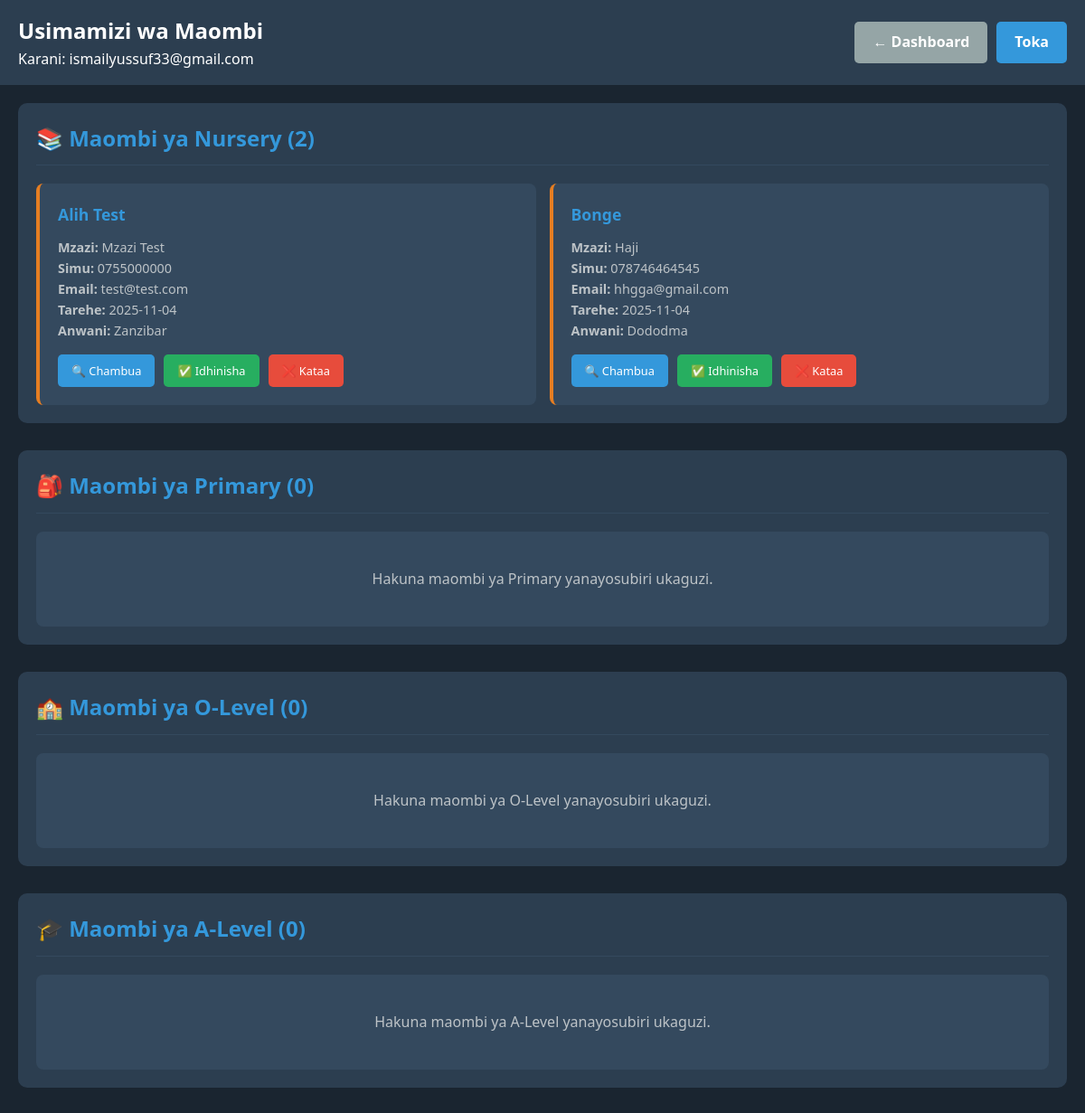
Before: /secretary/applications (signed in) with the older database file.
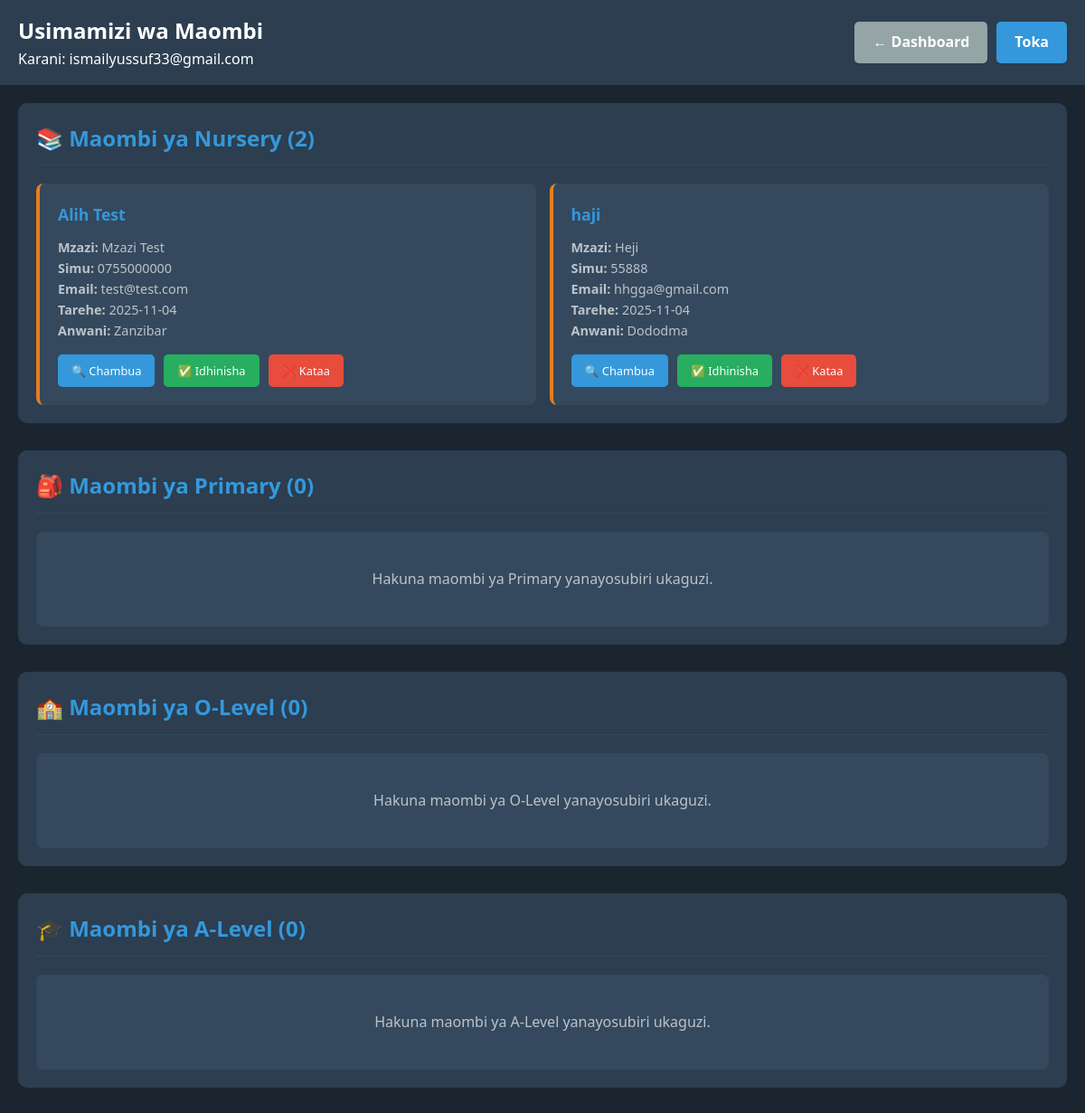
After: the same page with the newer database file.
### app.py (models this page shows)
class Application(db.Model):
    id = db.Column(db.Integer, primary_key=True)
    student_name = db.Column(db.String(100), nullable=False)
    birth_date = db.Column(db.String(50))
    address = db.Column(db.String(200))
    level = db.Column(db.String(10), nullable=False)
    parent_name = db.Column(db.String(100))
    parent_phone = db.Column(db.String(20))
    parent_email = db.Column(db.String(100))
    date_applied = db.Column(db.DateTime, default=datetime.utcnow)
    status = db.Column(db.String(20), default="Pending")
    control_number = db.Column(db.String(50))
    payment_proof = db.Column(db.String(300))
    notes = db.Column(db.Text)

### app.py (the view)
@app.route('/secretary/applications')
def secretary_applications():
    if not session.get('secretary_logged_in'):
        return redirect(url_for('secretary_login'))
    nursery_applications = Application.query.filter_by(level="KG").all()
    primary_applications = Application.query.filter_by(level="PRIMARY").all()
    olevel_applications = Application.query.filter_by(level="OLEVEL").all()
    alevel_applications = Application.query.filter_by(level="ALEVEL").all()
    print(f"📊 [DEBUG] Applications page - KG: {len(nursery_applications)}, PRIMARY: {len(primary_applications)}")
    return render_template('secretary_applications.html',
                         nursery_applications=nursery_applications,
                         primary_applications=primary_applications,
                         olevel_applications=olevel_applications,
                         alevel_applications=alevel_applications)

### templates/secretary_applications.html (shortened to what the changed rows need)
<!DOCTYPE html>
<html lang="sw">
<head>
</head>
<body>
    <header class="header">
        <div class="system-text">
            <h1>Usimamizi wa Maombi</h1>
        </div>
    </header>
    <div class="container">
        <div class="level-section">
            <div class="level-header">
                <h2>📚 Maombi ya Nursery ({{ nursery_applications|length }})</h2>
            </div>
            <div class="applications-grid">
                {% for application in nursery_applications %}
                <div class="application-card">
                    <div class="student-name">{{ application.student_name }}</div>
                    <div class="application-details">
                        <strong>Mzazi:</strong> {{ application.parent_name }}<br>
                        <strong>Simu:</strong> {{ application.parent_phone }}<br>
                        <strong>Email:</strong> {{ application.parent_email }}<br>
                        <strong>Tarehe:</strong> {{ application.date_applied.strftime('%Y-%m-%d') }}<br>
                        <strong>Anwani:</strong> {{ application.address }}
                    </div>
                    <div class="application-actions">
                        <a href="/review_application/{{ application.id }}" class="action-btn btn-view">🔍 Chambua</a>
                        <a href="/approve_application/{{ application.id }}" class="action-btn btn-approve" onclick="return confirm('Una uhakika unataka kuidhinisha maombi ya {{ application.student_name }}?')">✅ Idhinisha</a>
                        <a href="/reject_application/{{ application.id }}" class="action-btn btn-reject" onclick="return confirm('Una uhakika unataka kukataa maombi ya {{ application.student_name }}?')">❌ Kataa</a>
                    </div>
                </div>
                {% else %}
                <div class="no-applications">
                    Hakuna maombi ya Nursery yanayosubiri ukaguzi.
                </div>
                {% endfor %}
            </div>
        </div>
        <div class="level-section">
            <div class="level-header">
                <h2>🎒 Maombi ya Primary ({{ primary_applications|length }})</h2>
            </div>
        </div>
        <div class="level-section">
            <div class="level-header">
                <h2>🏫 Maombi ya O-Level ({{ olevel_applications|length }})</h2>
            </div>
        </div>
        <div class="level-section">
            <div class="level-header">
                <h2>🎓 Maombi ya A-Level ({{ alevel_applications|length }})</h2>
            </div>
        </div>
    </div>
</body>
</html>

Changed rows visible on the page:
changed Application "hhgga@gmail.com": student_name "Bonge" → "haji"; parent_name "Haji" → "Heji"; parent_phone "078746464545" → "55888"
